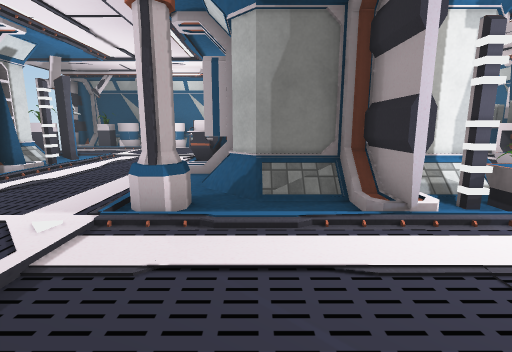
View 1 (above)

21 first-person views from a walk through a scene from a Unity 3-D project. The camera is 1.2 m above the floor, tilts 10° down and sees 85° across. The floor is counted in squares, 1 m on a side. Each view is taken from the middle of a square. On the plan, view 1 faces up. The plan holds only what a view shows up to about 13 squares ahead; the rest is blank. The place goes on beyond the plan. The player character is not drawn. Door leaves are left out, so doorways stand open. Some surface patterns are stand-ins.

View 2
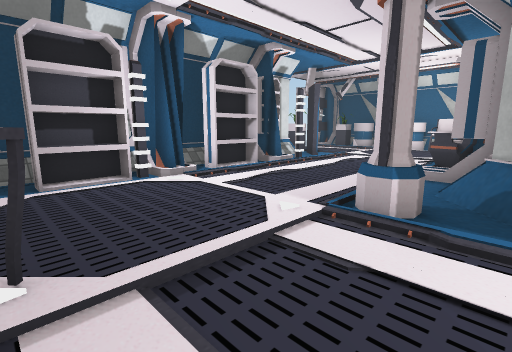

View 3
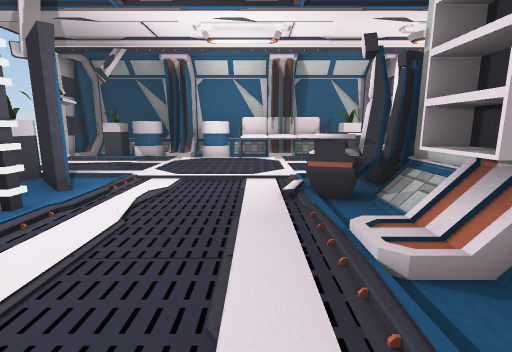

View 4
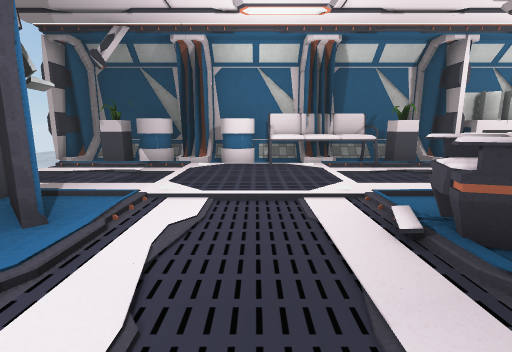

View 5
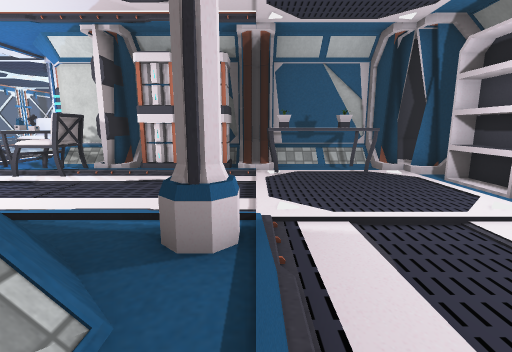

View 6
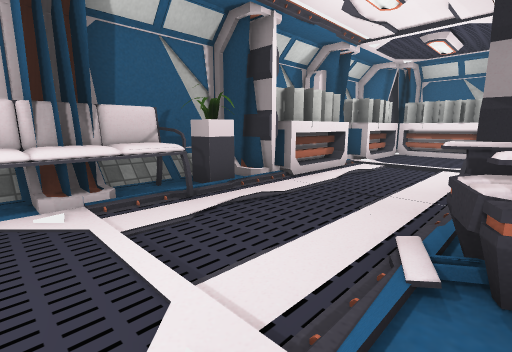

View 7
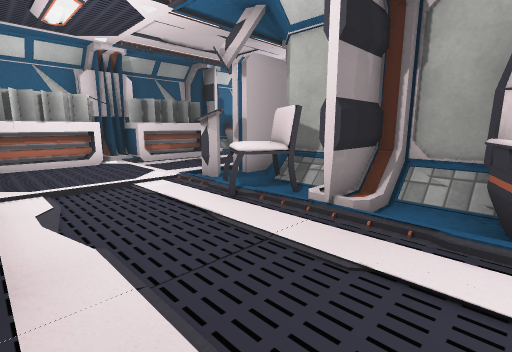

View 8
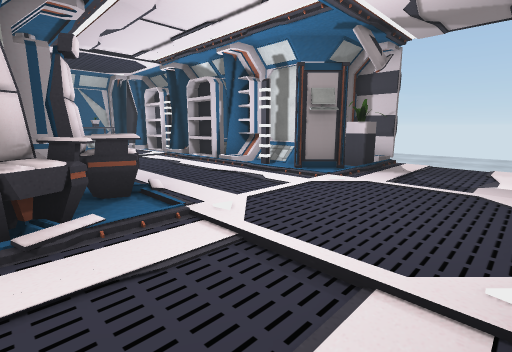

View 9
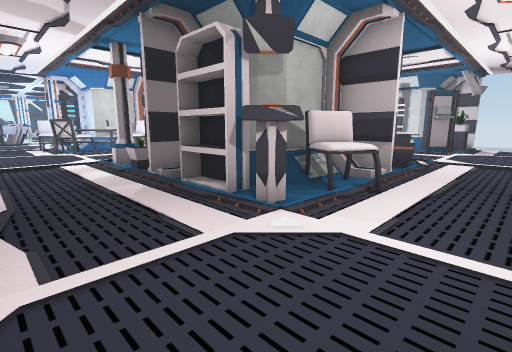

View 10
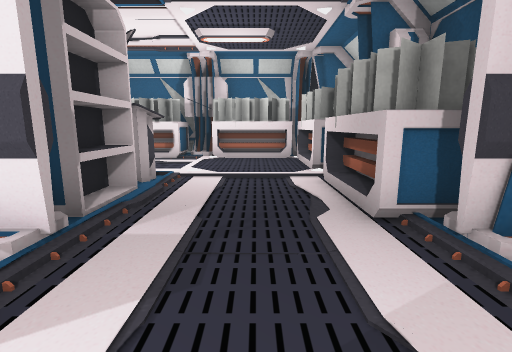

View 11
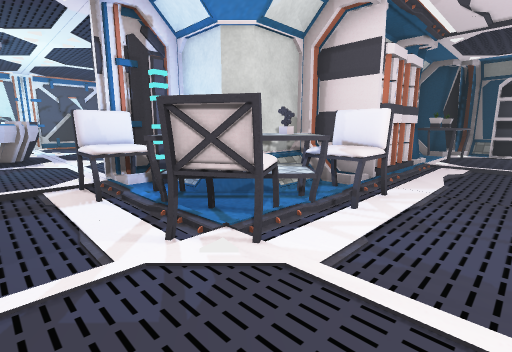

View 12
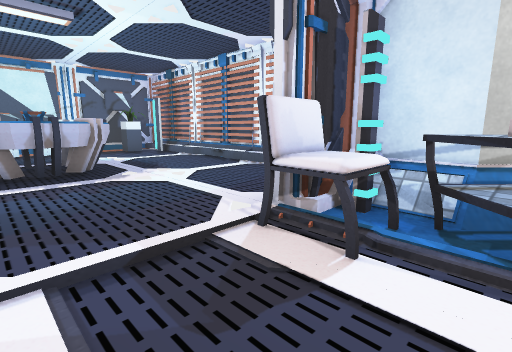

View 13
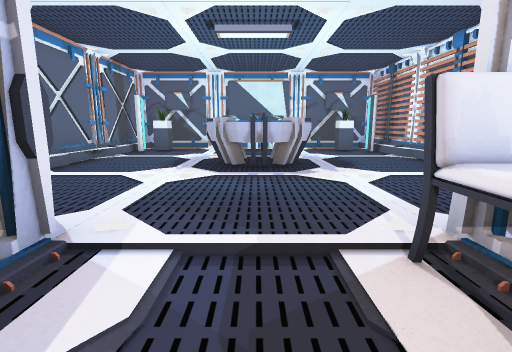

View 14
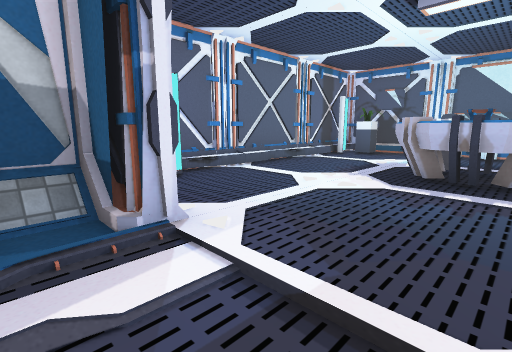

View 15
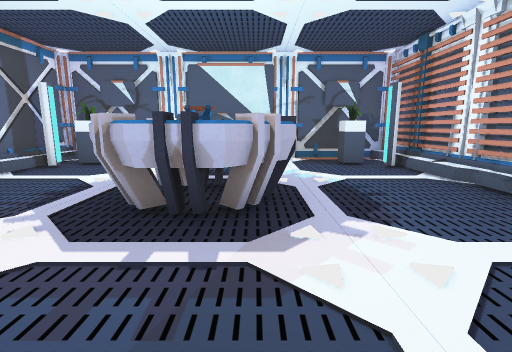

View 16
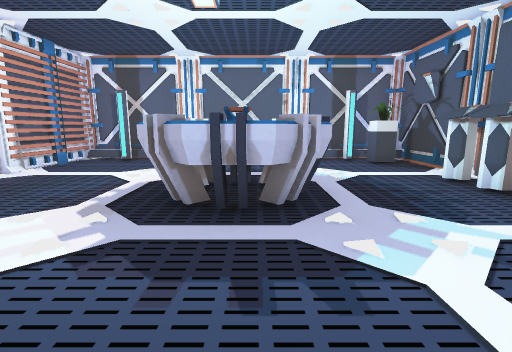

View 17
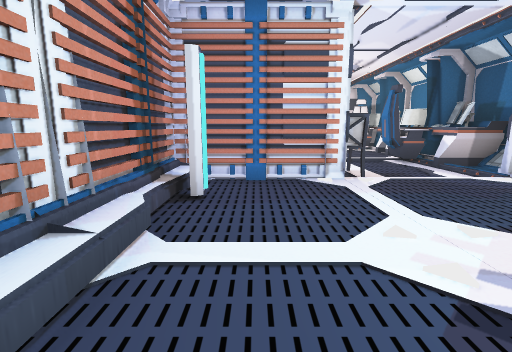

View 18
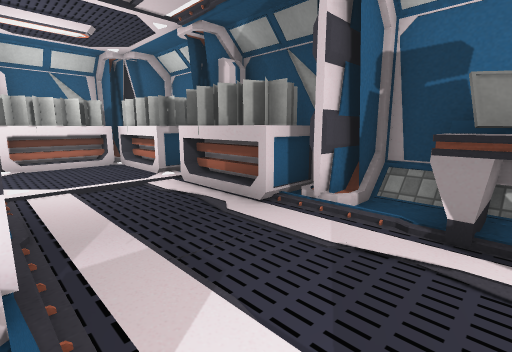

View 19
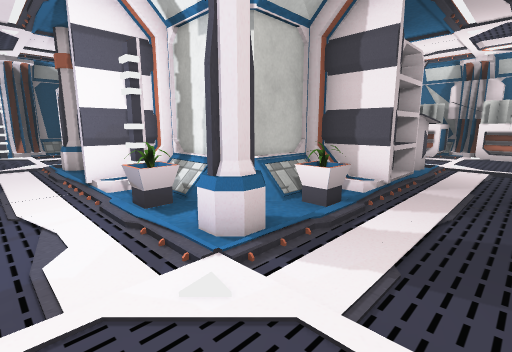

View 20
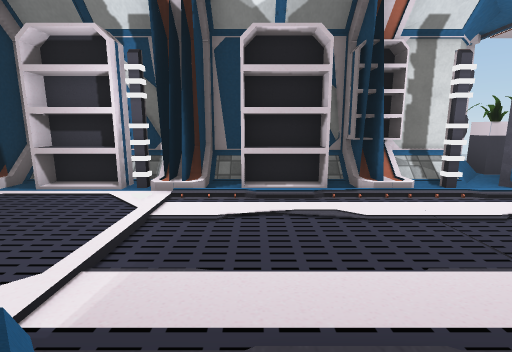

View 21
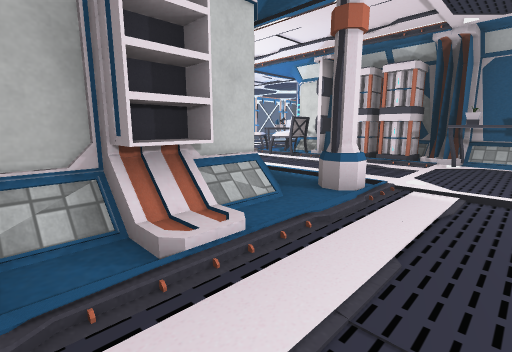

### Floor plan
Key: @ floor where view 1 was taken; # wall or solid block; . floor; / step, stairs or slope; D open door; S shelf; P plant; C column; H chair; B battery; T table; N console; R projector; E desk; O other object.
Columns run from 14 left of view 1 to 14 right of it. Each row starts with its distance up from view 1.
 17   ..#############  #S  ##
 16    .#.PO#OOOOOPP#OOS#SOO##
 15    .D......OOO..DOOO.OOOO#
 14 ....D...........D.......O
 13 ....D...........D.......OO#
 12 ....D.........O.D.H ....OS
 11 ... # PO.....OO.#HHNN...O#
 10     ###O....OO#####SS...O
  9       O#....OOO    SS...OO
  8       O#/.../SO    #DDDDO#
  7       O##.../SO    #DDDDD#
  6       OSS..../O    /P...EE
  5       OSS.....#####.....EE
  4       O##...CC..##PCC..
  3       O#........D......
  2       OSS.......D.......EE
  1       OSS.......D.......EE
  0       O##OOOO.@.DHH.H..OEE
 -1        ##OOO#.B.#HHHHH.OEE
 -2         ###########TT...EE
 -3                    TH...EE
 -4                 ####HHDDD##
 -5                 ####DDDDD####
 -6                 ##.........##
 -7                 #...........#
 -8                 #...........#
 -9                 #.....R.....#
-10                 #....RRR....#
-11                 #...RRRR....#
-12                 #....RRR....#
-13                 #...........#
-14                 ##.........##
-15                 #.P..OON..P.#
-16                 #############
-17                   ##      #

Positions as (right, up) in squares from view 1, and headings:
1: (0, 0), facing up
2: (0, 0), facing up-left
3: (-3, 5), facing up
4: (-4, 7), facing up
5: (-2, 7), facing down
6: (-3, 11), facing up-right
7: (0, 15), facing down-right
8: (0, 15), facing down-left
9: (9, 14), facing down-left
10: (8, 5), facing up
11: (8, 2), facing down-left
12: (9, -2), facing down-left
13: (8, -2), facing down
14: (7, -3), facing down-right
15: (7, -6), facing down
16: (3, -11), facing right
17: (4, -11), facing up
18: (6, 5), facing up-right
19: (8, 2), facing up-left
20: (-1, 5), facing left
21: (-4, 9), facing down-right
